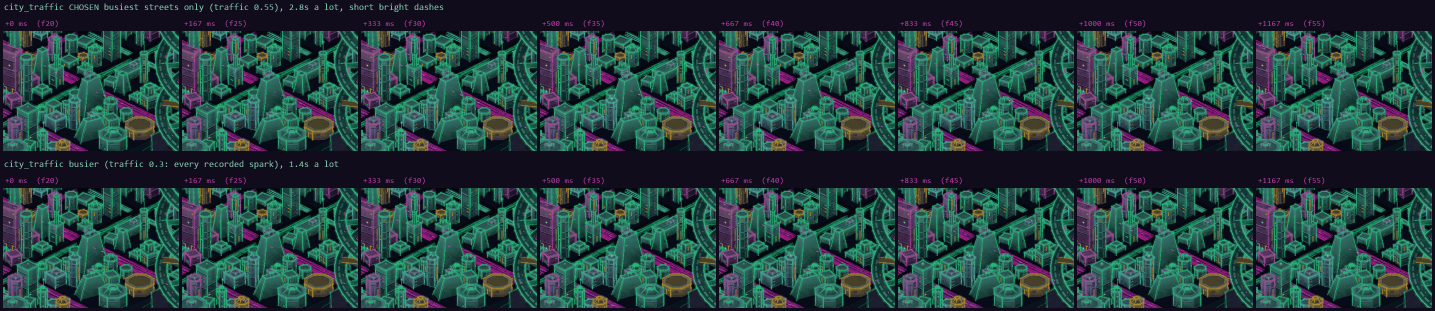
#> input picture docs/timeline/motion/city_traffic.png, 2870 x 622 px (shown at 1/2 size)
$ python -i harness.py   (imports and definitions only)
#> lines starting #> are read from the running program, lines starting #| are printed output that depends on the picture
"""Cheap black-box playtester: a Python loop that plays REBEL_CELL through the Claude API.

    python tools/playtest/harness.py --brief .playtest_sessions/PB-001/<handle>/brief.md --minutes 240
    python tools/playtest/harness.py --brief <...> --minutes 30 --max-usd 3 --actor haiku

Same black box as the `playtester` agent (docs/process/05_CLAUDE_PLAYTESTER.md): the game is
launched quietly through blackbox.py, seen only as screenshots and driven only by mouse and
keyboard messages. What changes is who holds the context. Instead of one long conversation
that re-reads every past screenshot, each step is a fresh, stateless request:

    cached system prompt (rules + persona from the brief)
  + the tester's own notes (NOW block, recent log lines, last actions and whether the screen changed)
  + the current screenshot at 960x540
  -> one JSON decision: a short plan of 1-6 actions, a journal note, optional zoom.

Cost levers: no history, small images, frames are taken only once the screen is still (no
"wait" steps), several actions per decision, and the cheap model (Haiku) acts while the
decision-heavy screens are escalated to Sonnet. Every call's usage is logged to
<session>/usage.jsonl and summed in <session>/cost.json; the report is written at the end by
one text-only Sonnet call from the journal.

API key: ANTHROPIC_API_KEY from the environment or, on Windows, from the user environment in
the registry (set after the shell started). The base URL is pinned to the public API.

Written as a file on purpose: never run Python from stdin on this machine.
"""

from __future__ import annotations

import argparse
import base64
import io
import json
import os
import re
import subprocess
import sys
import time
from pathlib import Path

sys.path.insert(0, str(Path(__file__).resolve().parent))
import blackbox as bb  # noqa: E402
import routes  # noqa: E402
import streamline  # noqa: E402

ROOT = Path(__file__).resolve().parent.parent.parent
TEMPLATE = ROOT / "docs" / "process" / "templates" / "CLAUDE_PLAYTEST_FEEDBACK.md"
BUILD = ROOT / ".claude" / "worktrees" / "playtest-build"
SEND_W, SEND_H = 960, 540
# [1 line that did not run here, left out]

MODELS = {"haiku": "claude-haiku-5-5", "sonnet": "claude-sonnet-5-5", "opus": "claude-opus-5-5"}
ROSTER = ROOT / "tools" / "playtest" / "personas.json"
PLAYBOOK = ROOT / "docs" / "playtest" / "claude" / "playbook.json"
# $ per million tokens: input, output, cache read, cache write (5 min)
PRICES = {
    "claude-haiku-5-5": (0.10, 0.50, 0.01, 0.125),
    "claude-sonnet-5-5": (2.00, 10.00, 0.20, 2.50),
    "claude-opus-5-5": (4.00, 20.00, 0.20, 5.00),
}


# [14 lines left out: function playbook_text, not called in this run]

ACTION_TYPES = ["click", "right_click", "double_click", "move", "key", "type", "scroll", "wait"]
SCREEN_KINDS = ["menu", "dialog_or_tutorial_text", "combat_turn_start", "combat_mid_turn", "combat_result",
                "reward_choice", "shop", "map_choice", "event_choice", "hq_or_city", "raid_setup",
                "raid_playout", "summary_or_end", "pause_menu", "other"]
# Moments that shape a run: the harness hands them to the stronger model whatever the actor says.
DECISION_KINDS = {"combat_turn_start", "reward_choice", "shop", "map_choice", "event_choice", "raid_setup", "hq_or_city"}
# Combat skill is measured exactly by the replay audit at $0, so by default screen testers do not escalate on
# combat (PLAYTEST_COST_REVIEW 2.2); `--combat-escalation` turns it back on for a targeted probe.
NON_COMBAT_DECISION_KINDS = DECISION_KINDS - {"combat_turn_start"}
COMBAT_ESCALATION_LINE = "planning a combat turn (at its start), "
STUCK_STEPS = 6
# Where the two wheels (with their HP and result chips) sit on the 1280x720 screen. The close-up is a
# player leaning in to read small numbers; it carries no game state. Re-measure if the combat layout moves.
WHEEL_REGIONS = {"own": (80, 140, 420, 560), "enemy": (850, 140, 1240, 560)}
COMBAT_KINDS = {"combat_turn_start", "combat_mid_turn"}
MOTION_TEMPLATE = ROOT / "docs" / "process" / "templates" / "CLAUDE_MOTION_FEEDBACK.md"
BURST_FPS = 15
BURST_MAX_S = 5.0
SHEET_FRAMES = 12
MOTION_VERDICTS = ["clear_and_satisfying", "clear_but_flat", "too_slow", "too_fast", "hard_to_follow",
                   "janky_or_glitchy", "flash_or_comfort_risk", "no_animation_seen"]
MOTION_SCHEMA = {
    "type": "object",
    "properties": {
        "moment": {"type": "string", "description": "moment type, e.g. card played, SEND IT resolution, reward reveal, map move"},
        "what_happened": {"type": "string", "description": "what moves, in order, as seen in the frames"},
        "duration_s": {"type": "number", "description": "how long the motion lasted, from the timestamps"},
        "verdict": {"type": "string", "enum": MOTION_VERDICTS},
        "notes": {"type": "string", "description": "why: readability of cause and effect, timing, impact, glitches, flashes"},
    },
    "required": ["moment", "what_happened", "duration_s", "verdict", "notes"],
    "additionalProperties": False,
}
MOTION_RULES = """You are a game feel and animation reviewer. You see a contact sheet: frames captured
from a game window at about 15 frames per second right after the player acted, in time order left to
right, top to bottom, each labelled with its time since the action. The last frame is the settled
screen. Judge the motion as a player would feel it:
- Does the motion show cause and effect (what the action did, to what, by how much)?
- Timing: is it long enough to read and short enough not to drag on the tenth viewing?
- Impact: does a big moment (a hit, a Perfect, a win) feel big?
- Glitches: popping, jumps, overlapping or clipped elements, text flicker, things moving the wrong way.
- Comfort: rapid full-screen flashes (more than ~3 per second) or strobing are a flash risk.
Be concrete and cite frame times. You cannot see smoothness between frames or hear sound; do not judge
those. If nothing moves, say no_animation_seen."""  # same screen, no visible change for this many steps -> the escape hint
DECISION_SCHEMA = {
    "type": "object",
    "properties": {
        "screen": {"type": "string", "description": "short name of the screen you are looking at"},
        "turn_number": {"type": "integer", "description": "in a fight: the TURN number shown at the top centre; else 0"},
        "kind": {"type": "string", "enum": SCREEN_KINDS,
                 "description": "what kind of moment this is (decision moments go to the stronger player)"},
        "thought": {"type": "string", "description": "1-3 sentences in your persona's voice: what you see and why you act"},
        "zoom": {
            "type": "object",
            "description": "set w>0 to see a region enlarged before acting (actions are then ignored this step)",
            "properties": {"x": {"type": "integer"}, "y": {"type": "integer"},
                           "w": {"type": "integer"}, "h": {"type": "integer"}},
            "required": ["x", "y", "w", "h"], "additionalProperties": False,
        },
        "actions": {
            "type": "array",
            "description": "1-6 actions run in order; coordinates are pixels of the 960x540 image",
            "items": {
                "type": "object",
                "properties": {
                    "type": {"type": "string", "enum": ACTION_TYPES},
                    "x": {"type": "integer"}, "y": {"type": "integer"},
                    "keys": {"type": "string", "description": "for key: e.g. space, esc, enter, q, ctrl+z"},
                    "text": {"type": "string", "description": "for type"},
                    "amount": {"type": "integer", "description": "for scroll: notches, >0 up"},
                    "seconds": {"type": "number", "description": "for wait: 1-10"},
                },
                "required": ["type", "x", "y", "keys", "text", "amount", "seconds"],
                "additionalProperties": False,
            },
        },
        "note": {"type": "string", "description": "journal line for anything worth reporting, or empty"},
        "now": {"type": "string", "description": "rewrite of your NOW block when the state changed, or empty"},
        "watch": {"type": "boolean", "description": "true when these actions should set off an animation worth watching"},
        "escalate": {"type": "boolean", "description": "true to hand this exact screen to a stronger player before acting"},
        "done": {"type": "string", "enum": ["", "won", "lost", "stuck", "time"]},
    },
    "required": ["screen", "turn_number", "kind", "thought", "zoom", "actions", "note", "now", "watch", "escalate", "done"],
    "additionalProperties": False,
}

RULES = """You are a human playtester for a video game. You only see the screen and use the mouse and
keyboard: you know nothing about the game's code or design documents, only what the game has
shown you and what your notes say. Each message gives you your notes and the current screenshot
(960x540; give coordinates in that image). You answer with one JSON decision.

How to play:
- Do what your persona would do. Play to win, at your persona's skill and habits.
- Plan 1-6 actions per decision. Chain actions only when you are sure where each lands (e.g. a
  card, then its target; several clicks in one stable menu). After a click that changes the
  screen, stop the chain: you will see the new screen next.
- Each previous action is reported back with whether the screen changed. If a click changed
  nothing, try a different spot or the keyboard; if that also fails, note it as a possible bug.
- Hover (move) or right-click to read tooltips when your persona would. Use zoom to read small
  numbers or text before acting (it costs one step; do not overuse it).
- Cards cannot be dragged: click the card, then click its target.
- Some dialog buttons (confirm boxes over a blurred screen) may not take your clicks. Use the
  keyboard there: arrow keys or Tab move the highlight, Enter presses it, Esc cancels. That is a
  limit of your controls, not a game bug: do not report it.
- Frames are taken once the screen is still, so you never need to wait for animations, except for
  long automatic playouts (use wait 3-10).
- escalate=true hands this screen to a stronger player who will act instead of you. Escalate on
  decisions that shape the run: planning a combat turn (at its start), card/Firmware/Daemon
  rewards, shop purchases, map path or Site choice, event choices with costs, raid setup, HQ
  spending. Do not escalate for menus, confirmations, Next buttons, or carrying out a plan
  already in your notes.
- Keep playing the campaign to its end screen (won or lost). An operative's death is not the end.

Notes (your memory; you see only these and the screenshot):
- note: never repeat a note you already wrote (see Recent log). One line whenever something is worth reporting later: fight results (turns, HP), offers
  and picks, purchases, Heat changes, raids and outcomes, and every impression, confusion, bug,
  frustration or delight as it happens, in your persona's voice. Empty otherwise.
- now: rewrite your NOW block whenever the campaign state changes (screen, Heat, home server,
  roster, Schematics, run/layer, HP, deck highlights, current plan). Empty keeps the old one.
- watch: true when your actions will set off an animation (a card played, a spin or nudge, SEND IT,
  a reward reveal, a map move, a screen transition, a raid playout); false for plain menu clicks.
- When a fight ends, write the note as: FIGHT won|lost turns=N hp_lost=N perfects=N (your own Perfects
  you saw land), then anything else about the fight.
- kind: label the moment honestly. combat_turn_start = your turn begins and nothing is played yet.
- When you cannot find a way forward: note it as a possible bug with what you tried, then get out
  the way a player would: the pause menu (Esc or the gear icon), back to the title or HQ, Continue,
  and carry on with the campaign. Being stuck on one screen is a finding, not the end of the test.
- done: "won"/"lost" only when the campaign's end screen says so; "stuck" only when even the pause
  menu, the title and Continue cannot get you playing again; "time" after you used the in-game Quit
  when told time is up.
"""


# [23 lines left out: functions should_escalate, api_key, not called in this run]


# ---------------------------------------------------------------- frames

def _sig(img) -> bytes:
    # 160x90 greyscale, the bottom ticker strip dropped (it scrolls forever)
    small = img.convert("L").resize((160, 90))
    return small.crop((0, 0, 160, 85)).tobytes()


def changed_fraction(a: bytes, b: bytes) -> float:
    return sum(1 for p, q in zip(a, b) if abs(p - q) > 14) / max(1, len(a))


# [125 lines left out: functions stable_frame, jpeg_b64, png_b64, burst, contact_sheet, motion_request and 3 more, not called in this run]


class Tester:
    # [69 lines left out: function __init__, not called in this run]

    # -- bookkeeping
    def elapsed_min(self) -> float:
        return self.cost.get("elapsed_min_before", 0.0) + (time.time() - self.t0) / 60

    def save_journal(self) -> None:
        self.journal.write_text("# Journal\n\n## NOW\n%s\n\n## Log\n%s\n" % (self.now, "\n".join(self.log)),
                                encoding="utf-8")

    # [425 lines left out: functions account, ask, context_text, run_actions, step, log_combat_step and 10 more, not called in this run]


# [2 lines not run here, left out]

>>> from PIL import Image
>>> picture = Image.open('../../docs/timeline/motion/city_traffic.png')
#> picture is the input picture: PIL image 2870x622 P; mean R, G, B 38.5, 64.7, 64.9
>>> result = _sig(picture)
#> in _sig, `small = img.convert("L").resize((160, 90))`:
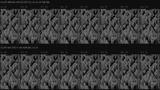
#> small: PIL image 160x90 L; min 3, max 115, mean 57

$ run again, on docs/timeline/motion/resolve_sequence.png
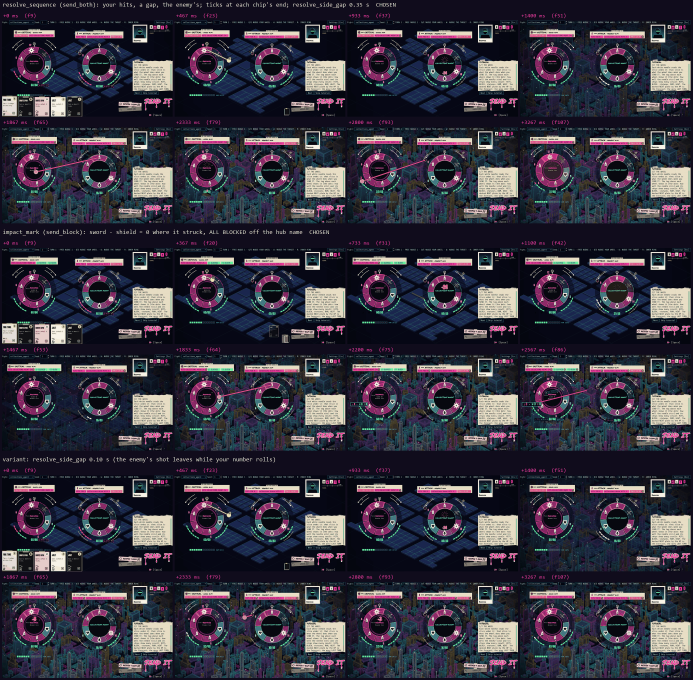
#> input picture docs/timeline/motion/resolve_sequence.png, 2078 x 2040 px (shown at 1/3 size)
#> picture is the input picture: PIL image 2078x2040 P; mean R, G, B 52.9, 50.3, 63.2
#> in _sig, `small = img.convert("L").resize((160, 90))`:
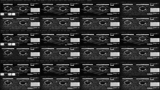
#> small: PIL image 160x90 L; min 0, max 251, mean 52.6
